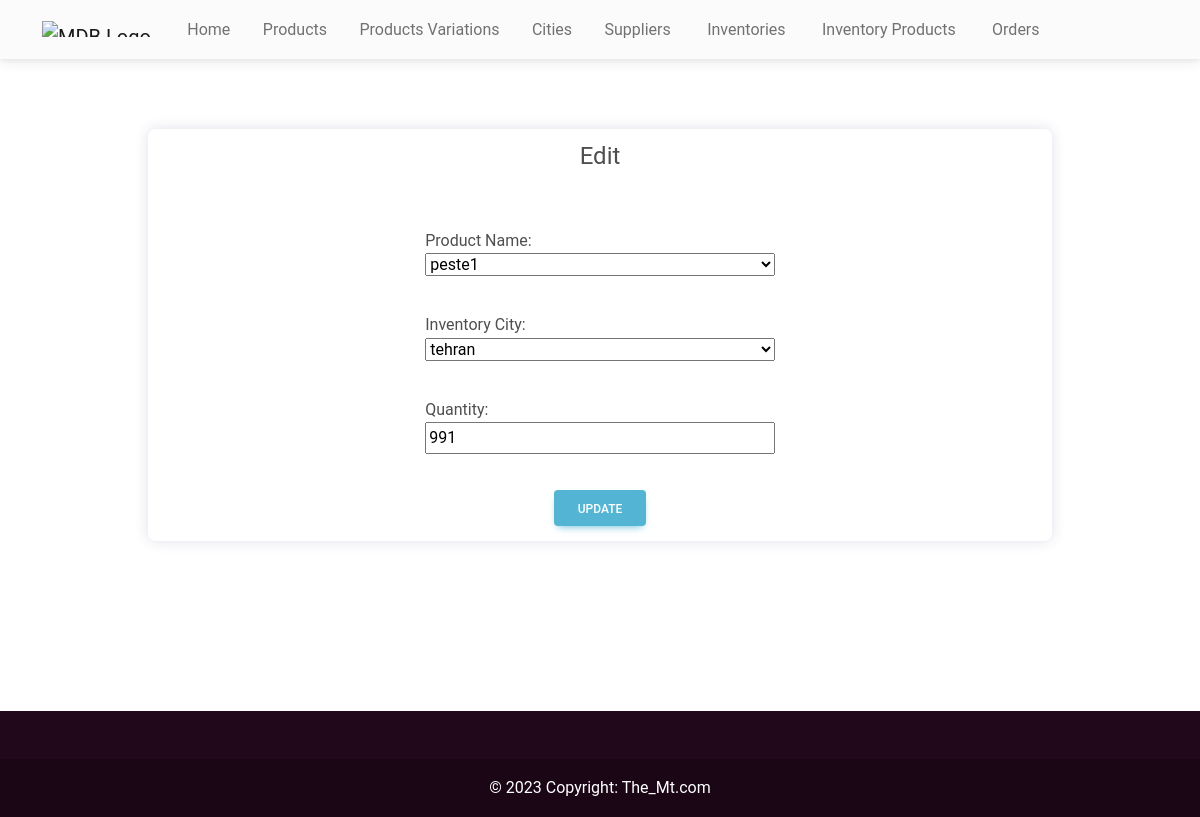
/adminHome/inventoryProductUpdate/1/, run on the app's committed database.
### shop/models.py (models this page shows, shortened)
class InventoryProduct(models.Model):
    productId = models.ForeignKey(Product, on_delete=models.CASCADE, verbose_name="Product Name")
    inventoryId = models.ForeignKey(Inventory, on_delete=models.CASCADE, verbose_name="Inventory City")
    quantity = models.IntegerField()

### shop/views.py (the view)
# urls.py: path('adminHome/inventoryProductUpdate/<int:pk>/', InventoryProductUpdateView.as_view(), name='inventoryProductUpdate'),
class InventoryProductUpdateView(UpdateView):
    model = InventoryProduct
    template_name = 'inventoryProductUpdate.html'
    fields = "__all__"

### shop/models.py (called while the page is built)
    def __str__(self):
        return self.cityId.name

    def __str__(self):
        return self.name

### templates/inventoryProductUpdate.html
{% extends 'adminBase.html' %} {% load static %} {% block cssLinks %}
<link rel="stylesheet" href="{% static 'css/inventoryProduct.css' %}" />
{% endblock cssLinks %} {% block content %}
<section class="inventoryProductUpdate mb-14">
  <div class="container">
    <div class="card">
      <form action="" method="POST">
        <legend>Edit</legend>
        {% csrf_token %} {{ form.as_p }}
        <input class="btn btn-info" type="submit" value="Update" />
      </form>
    </div>
  </div>
</section>
{% endblock content %}

### static/css/inventoryProduct.css (style rules this page uses)
section.inventoryProductUpdate { width: 100%; padding: 20px; }
section.inventoryProductUpdate > .container { display: flex; width: 80%; flex-flow: row; justify-content: center; align-items: center; margin-top: 50px; }
section.inventoryProductUpdate > .container > .card { width: 100%; padding: 15px; row-gap: 50px; box-shadow: 0px 0px 14px 0px rgba(36, 48, 110, 0.15); }
section.inventoryProductUpdate > .container > .card > form { display: flex; width: 100%; flex-flow: column; justify-content: center; align-items: center; row-gap: 20px; }
section.inventoryProductUpdate > .container > .card > form > legend { width: 100%; text-align: center; font-size: 24px; line-height: 24px; text-transform: capitalize; margin-bottom: 40px; }
section.inventoryProductUpdate > .container > .card > form > p { display: flex; width: 40%; flex-flow: column nowrap; justify-content: center; align-items: start; }
section.inventoryProductUpdate > .container > .card > form > p > input, section.inventoryProductUpdate > .container > .card > form > p > select { width: 100%; }

### data on the page
InventoryProduct: productId "peste1", inventoryId "tehran", quantity "991"
